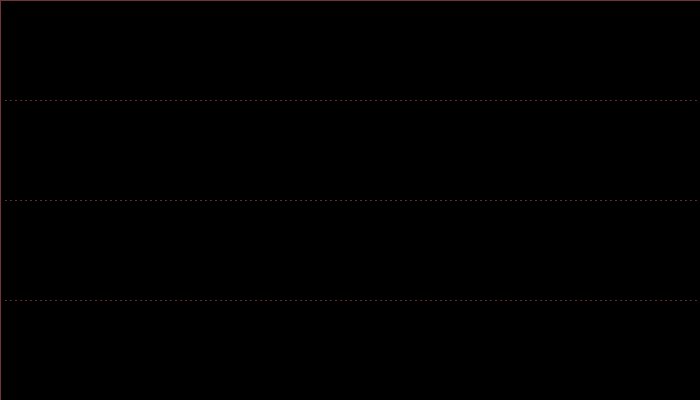
Frame 1 (no input)
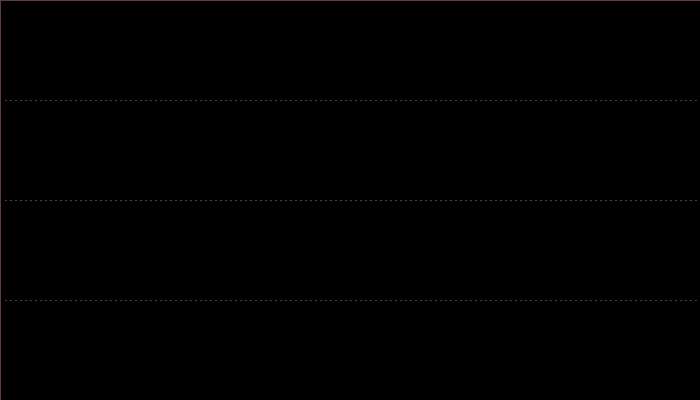
Frame 60 (the mouse pressed at the canvas centre just before this capture)
Frame 120 (the mouse held since frame 60 and released just before this capture): identical to frame 60, image omitted

The Processing sketch that drew these frames (run headless with seeded random() and noise(); from frame 60 on, the mouse is pressed at the canvas centre):

// Processing sketch: processing_36118
// ── processing_36118.pde

int noLines = 3;
int noPart = 140;


float a = 1; //for accelleration
float speeds[] = { 2,2,2}; // speed array for line speed
float restLine[]= { 100,200,300};// array for where lines come back to rest
float disp[] = { 0,0,0};

boolean mousemoving;

void setup() {
  size(700,400); 
  background(0); 
  stroke(93,61,61);


}



void draw() {
  ///this makes the particles fade
  fill (0,50);
  rect(0,0,700,400);
  

  
//// makes them move to the mouse and go back to rest
  if (mousemoving) {
    for (int i = 0; i < noLines; i=i+1) {
      speeds[i] = speeds[i]*a;
      
      if (restLine[i]+disp[i] < mouseX) {
        disp[i] += speeds[i];
      }
      if (restLine[i]+disp[i] > mouseX) {
        disp[i] -= speeds[i];
      }
    }
  }else{
    
     speeds[0] = speeds[0]*a;
     speeds[1] = speeds[1]*a;
     speeds[2] = speeds[2]*a;
    for (int i = 0; i < noLines; i++) {
      if(disp[i] < 0) {
        disp[i] += speeds[i];

      }
      if (disp[i] > 0) {
        disp[i] -= speeds[i];
      }
    }
  }

  // this draws the lines
  
  
    for (int i = 0; i < noLines; i++) {
     for (int k = 1; k <= noPart; k++){
      //line( (width/noPart)*k, restLine[i]+(disp[i]/700)*mouseX, (width/noPart)*k + 1, restLine[i]+(disp[i]/700)*mouseX);
     float distMousePoint = dist(mouseX,mouseY*(noPart/noPart), width/noPart*k, restLine[i]+(disp[i]/700)*mouseX);
     
      float dist_to_point = dist(mouseX, mouseY, width/noPart*k, restLine[i]+(disp[i]/700)*mouseX);
      line( (width/noPart)*k, restLine[i]+(disp[i]/400)*(500-dist_to_point), (width/noPart)*k + 1, restLine[i]+(disp[i]/200)*(500-dist_to_point));

     
//line( (width/noPart)*k, restLine[i]+(disp[i]/700)*distMousePoint , (width/noPart)*k + 1, restLine[i]+(disp[i]/700)*distMousePoint );
  }
   }
  
  //this resets mouse moving 
  if (mousemoving){
     speeds[0] = 1;
     speeds[1] = 1;
     speeds[2] = 1;
  }
  mousemoving = false;
  
}

void mouseMoved() {
  mousemoving = true;
  //changes speeds acording to mouses position
   if (mouseY <= height/ noLines && mouseY >= 0){
     speeds[0] = 2;
     speeds[1] = 1;
     speeds[2] = 0;
   }
   if (mouseY <= (height/ noLines)*2 && mouseY > height/ noLines){
     speeds[0] = 1;
     speeds[1] = 2;
     speeds[2] = 1;
   }
   if (mouseY <= (height/ noLines)*3 && mouseY > (height/ noLines)*2){
     speeds[0] = 0;
     speeds[1] = 1;
     speeds[2] = 2;
   }
}
